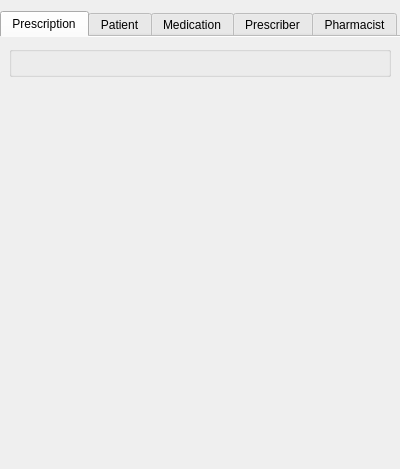
<?xml version="1.0" encoding="UTF-8"?>
<ui version="4.0">
 <class>PrescriptionDisplay</class>
 <widget class="QDialog" name="PrescriptionDisplay">
  <property name="geometry">
   <rect>
    <x>0</x>
    <y>0</y>
    <width>400</width>
    <height>469</height>
   </rect>
  </property>
  <property name="windowTitle">
   <string>Prescription Information</string>
  </property>
  <layout class="QVBoxLayout" name="verticalLayout">
   <property name="leftMargin">
    <number>0</number>
   </property>
   <property name="rightMargin">
    <number>0</number>
   </property>
   <item>
    <widget class="QTabWidget" name="tabs">
     <property name="currentIndex">
      <number>0</number>
     </property>
     <property name="documentMode">
      <bool>true</bool>
     </property>
     <widget class="QWidget" name="prescriptionTab">
      <attribute name="title">
       <string>Prescription</string>
      </attribute>
      <layout class="QVBoxLayout" name="verticalLayout_2">
       <item>
        <widget class="PrescriptionGroupBox" name="prescriptionBox"/>
       </item>
       <item>
        <spacer name="verticalSpacer">
         <property name="orientation">
          <enum>Qt::Vertical</enum>
         </property>
         <property name="sizeHint" stdset="0">
          <size>
           <width>20</width>
           <height>40</height>
          </size>
         </property>
        </spacer>
       </item>
      </layout>
     </widget>
     <widget class="QWidget" name="patientTab">
      <attribute name="title">
       <string>Patient</string>
      </attribute>
      <layout class="QVBoxLayout" name="verticalLayout_3">
       <item>
        <widget class="PatientGroupBox" name="patientBox"/>
       </item>
       <item>
        <spacer name="verticalSpacer_2">
         <property name="orientation">
          <enum>Qt::Vertical</enum>
         </property>
         <property name="sizeHint" stdset="0">
          <size>
           <width>20</width>
           <height>40</height>
          </size>
         </property>
        </spacer>
       </item>
      </layout>
     </widget>
     <widget class="QWidget" name="medicationTab">
      <attribute name="title">
       <string>Medication</string>
      </attribute>
      <layout class="QVBoxLayout" name="verticalLayout_4">
       <item>
        <widget class="DrugGroupBox" name="drugBox"/>
       </item>
       <item>
        <widget class="ShipmentGroupBox" name="shipmentBox"/>
       </item>
       <item>
        <spacer name="verticalSpacer_3">
         <property name="orientation">
          <enum>Qt::Vertical</enum>
         </property>
         <property name="sizeHint" stdset="0">
          <size>
           <width>20</width>
           <height>40</height>
          </size>
         </property>
        </spacer>
       </item>
      </layout>
     </widget>
     <widget class="QWidget" name="prescriberTab">
      <attribute name="title">
       <string>Prescriber</string>
      </attribute>
      <layout class="QVBoxLayout" name="verticalLayout_5">
       <item>
        <widget class="PrescriberGroupBox" name="prescriberBox"/>
       </item>
       <item>
        <spacer name="verticalSpacer_4">
         <property name="orientation">
          <enum>Qt::Vertical</enum>
         </property>
         <property name="sizeHint" stdset="0">
          <size>
           <width>20</width>
           <height>40</height>
          </size>
         </property>
        </spacer>
       </item>
      </layout>
     </widget>
     <widget class="QWidget" name="pharmacistTab">
      <attribute name="title">
       <string>Pharmacist</string>
      </attribute>
      <layout class="QVBoxLayout" name="verticalLayout_6">
       <item>
        <widget class="PharmacistGroupBox" name="pharmacistBox"/>
       </item>
       <item>
        <spacer name="verticalSpacer_5">
         <property name="orientation">
          <enum>Qt::Vertical</enum>
         </property>
         <property name="sizeHint" stdset="0">
          <size>
           <width>20</width>
           <height>40</height>
          </size>
         </property>
        </spacer>
       </item>
      </layout>
     </widget>
    </widget>
   </item>
  </layout>
 </widget>
 <customwidgets>
  <customwidget>
   <class>PrescriberGroupBox</class>
   <extends>QGroupBox</extends>
   <header>prescribergroupbox.h</header>
   <container>1</container>
  </customwidget>
  <customwidget>
   <class>PrescriptionGroupBox</class>
   <extends>QGroupBox</extends>
   <header>prescriptiongroupbox.h</header>
   <container>1</container>
  </customwidget>
  <customwidget>
   <class>ShipmentGroupBox</class>
   <extends>QGroupBox</extends>
   <header>shipmentgroupbox.h</header>
   <container>1</container>
  </customwidget>
  <customwidget>
   <class>DrugGroupBox</class>
   <extends>QGroupBox</extends>
   <header>druggroupbox.h</header>
   <container>1</container>
  </customwidget>
  <customwidget>
   <class>PatientGroupBox</class>
   <extends>QGroupBox</extends>
   <header>patientgroupbox.h</header>
   <container>1</container>
  </customwidget>
  <customwidget>
   <class>PharmacistGroupBox</class>
   <extends>QGroupBox</extends>
   <header>pharmacistgroupbox.h</header>
   <container>1</container>
  </customwidget>
 </customwidgets>
 <resources/>
 <connections/>
</ui>
